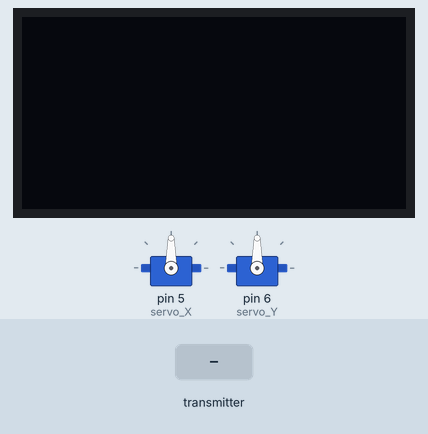
The sketch below on a simulated Arduino Uno, built with avr-gcc and run on an emulated ATmega328P. Parts: 128×64 one-colour display, 2 × servo. The test bench sets the inputs (shaded band). No radio packets arrive unless stated; what the sketch prints to the serial monitor is not drawn.

Above: at 1.2 s.
1.3 s: the transmitter starts sending data.0 = 0
At 2.2 s:
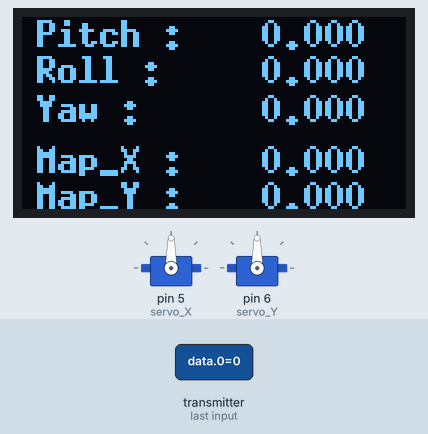
2.9 s: the transmitter starts sending data.1 = 25
At 4.1 s:
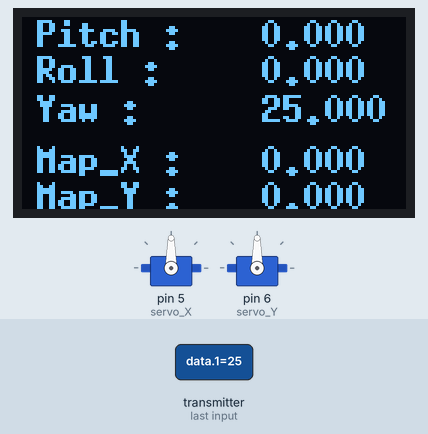
4.6 s: the transmitter starts sending data.2 = 25
At 5.5 s:
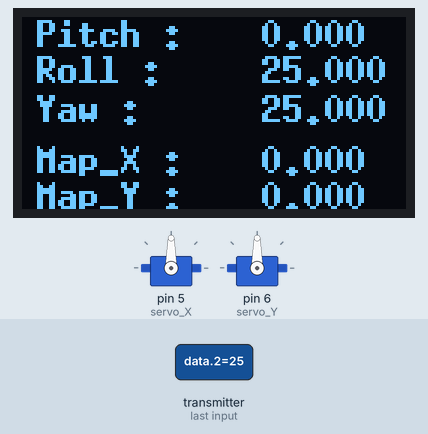
6.2 s: the transmitter starts sending data.3 = 25
At 7.6 s:
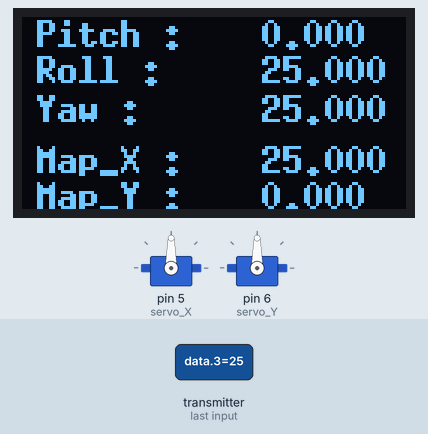
7.9 s: the transmitter starts sending data.4 = 25
At 9.3 s:
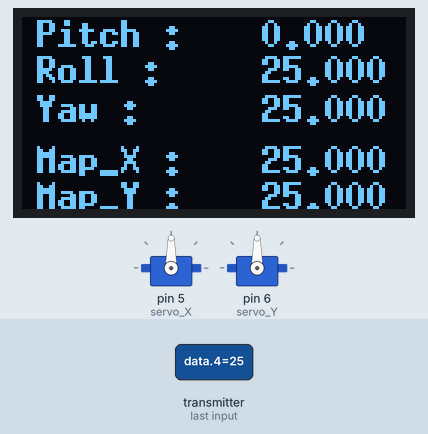
Timing chart, 0 to 10.6 s (numbered marks = the images above; inputs shaded):
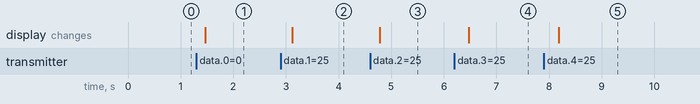

The sketch:

NRF_Recieve_Array.ino
```cpp
#include <SPI.h>
#include <Servo.h>
#include <nRF24L01.h>
#include <RF24.h>
#include <Wire.h>
#include "U8g2lib.h"
Servo servo_X;
Servo servo_Y;

float data[5];
RF24 radio(7, 8);
const byte address[6] = "00001";
char pitch_buffer[20], roll_buffer[20], yaw_buffer[20], mapX_buffer[20], mapY_buffer[20];

U8G2_SH1106_128X64_NONAME_F_HW_I2C OLED(U8G2_R0, /* reset=*/U8X8_PIN_NONE);

void setup(void)
{
  // Serial Stuff
  Serial.begin(115200);

  // OLED Stuff
  OLED.setI2CAddress(0x3C * 2);
  OLED.begin();
  OLED.setFont(u8g2_font_7x13B_mr);

  // RF Stuff
  radio.begin();
  radio.openReadingPipe(1, address);
  radio.setPALevel(RF24_PA_MAX);
  radio.setPayloadSize(32);
  radio.startListening();

  // Servo Stuff
  servo_X.attach(5);  // attaches the servo on pin 9 to the servo object
  servo_Y.attach(6);  // attaches the servo on pin 9 to the servo object

}

void loop(void)
{
  if ( radio.available() )
  {
    radio.read(data, sizeof(data));
    for (int i = 0; i < sizeof(data) / sizeof(data[0]); i++)
    {
      Serial.print("Data[");
      Serial.print(i);
      Serial.print("] : ");
      Serial.print(data[i]);
      Serial.print("\t\t");
    }
    Serial.println();
    OLED.clearBuffer();
    //OLED.drawStr(15, 10, "VALUES RECIEVED");
    dtostrf(data[0], 5, 3, pitch_buffer);
    dtostrf(data[1], 5, 3, yaw_buffer);
    dtostrf(data[2], 5, 3, roll_buffer);
    dtostrf(data[3], 5, 3, mapX_buffer);
    dtostrf(data[4], 5, 3, mapY_buffer  );

    OLED.drawStr(5, 10, "Pitch : ");
    OLED.drawStr(80, 10, pitch_buffer);

    OLED.drawStr(5, 22, "Roll : ");
    OLED.drawStr(80, 22, roll_buffer);

    OLED.drawStr(5, 35, "Yaw : ");
    OLED.drawStr(80, 35, yaw_buffer);

    OLED.drawStr(5, 52, "Map_X : ");
    OLED.drawStr(80, 52, mapX_buffer);

    OLED.drawStr(5, 64, "Map_Y : ");
    OLED.drawStr(80, 64, mapY_buffer);

    OLED.sendBuffer();

  }
}
```

Measured:
- after the input at 1.3 s, the display: changes after 0.17 s (image 1)
- after the input at 2.9 s, the display: changes after 0.22 s (image 2)
- after the input at 4.6 s, the display: changes after 0.19 s (image 3)
- after the input at 6.2 s, the display: changes after 0.28 s (image 4)
- after the input at 7.9 s, the display: changes after 0.29 s (image 5)
